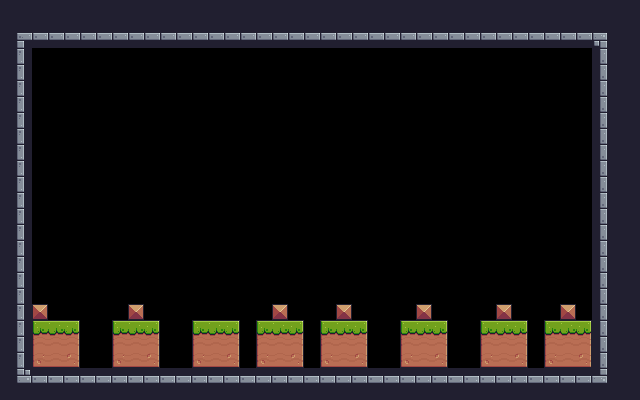

Rendered tile map (Tiled .tmx) drawn with the repository's tilesets; below, a short description and the full map source, tile grids included:
An orthogonal 40x25 tile map with 16x16 px tiles, 1 tile layer (Background) and 1 object (Player).

<map version="1.10" tiledversion="1.12.2" orientation="orthogonal" renderorder="right-down" width="40" height="25" tilewidth="16" tileheight="16" infinite="0" nextlayerid="3" nextobjectid="4">
 <tileset firstgid="1" source="Terrain (16x16).tsx" />
 <layer id="1" name="Background" width="40" height="25">
  <data encoding="csv">
24,24,24,24,24,24,24,24,24,24,24,24,24,24,24,24,24,24,24,24,24,24,24,24,24,24,24,24,24,24,24,24,24,24,24,24,24,24,24,24,
24,24,24,24,24,24,24,24,24,24,24,24,24,24,24,24,24,24,24,24,24,24,24,24,24,24,24,24,24,24,24,24,24,24,24,24,24,24,24,24,
24,1,2,2,2,2,2,2,2,2,2,2,2,2,2,2,2,2,2,2,2,2,2,2,2,2,2,2,2,2,2,2,2,2,2,2,2,3,24,24,
24,23,0,0,0,0,0,0,0,0,0,0,0,0,0,0,0,0,0,0,0,0,0,0,0,0,0,0,0,0,0,0,0,0,0,0,0,25,24,24,
24,23,0,0,0,0,0,0,0,0,0,0,0,0,0,0,0,0,0,0,0,0,0,0,0,0,0,0,0,0,0,0,0,0,0,0,0,25,24,24,
24,23,0,0,0,0,0,0,0,0,0,0,0,0,0,0,0,0,0,0,0,0,0,0,0,0,0,0,0,0,0,0,0,0,0,0,0,25,24,24,
24,23,0,0,0,0,0,0,0,0,0,0,0,0,0,0,0,0,0,0,0,0,0,0,0,0,0,0,0,0,0,0,0,0,0,0,0,25,24,24,
24,23,0,0,0,0,0,0,0,0,0,0,0,0,0,0,0,0,0,0,0,0,0,0,0,0,0,0,0,0,0,0,0,0,0,0,0,25,24,24,
24,23,0,0,0,0,0,0,0,0,0,0,0,0,0,0,0,0,0,0,0,0,0,0,0,0,0,0,0,0,0,0,0,0,0,0,0,25,24,24,
24,23,0,0,0,0,0,0,0,0,0,0,0,0,0,0,0,0,0,0,0,0,0,0,0,0,0,0,0,0,0,0,0,0,0,0,0,25,24,24,
24,23,0,0,0,0,0,0,0,0,0,0,0,0,0,0,0,0,0,0,0,0,0,0,0,0,0,0,0,0,0,0,0,0,0,0,0,25,24,24,
24,23,0,0,0,0,0,0,0,0,0,0,0,0,0,0,0,0,0,0,0,0,0,0,0,0,0,0,0,0,0,0,0,0,0,0,0,25,24,24,
24,23,0,0,0,0,0,0,0,0,0,0,0,0,0,0,0,0,0,0,0,0,0,0,0,0,0,0,0,0,0,0,0,0,0,0,0,25,24,24,
24,23,0,0,0,0,0,0,0,0,0,0,0,0,0,0,0,0,0,0,0,0,0,0,0,0,0,0,0,0,0,0,0,0,0,0,0,25,24,24,
24,23,0,0,0,0,0,0,0,0,0,0,0,0,0,0,0,0,0,0,0,0,0,0,0,0,0,0,0,0,0,0,0,0,0,0,0,25,24,24,
24,23,0,0,0,0,0,0,0,0,0,0,0,0,0,0,0,0,0,0,0,0,0,0,0,0,0,0,0,0,0,0,0,0,0,0,0,25,24,24,
24,23,0,0,0,0,0,0,0,0,0,0,0,0,0,0,0,0,0,0,0,0,0,0,84,0,0,0,0,0,0,0,0,0,0,0,0,25,24,24,
24,23,0,0,0,0,0,0,0,0,0,0,0,0,0,0,0,0,0,0,0,0,0,0,0,0,0,0,0,0,0,0,0,0,0,0,0,25,24,24,
24,23,0,0,0,0,0,0,0,0,0,0,0,0,0,0,0,0,0,0,0,0,0,0,0,0,0,0,0,0,0,0,0,0,0,0,0,25,24,24,
24,23,35,0,0,0,0,0,35,0,0,0,0,0,0,0,0,35,0,0,0,35,0,0,0,0,35,0,0,0,0,35,0,0,0,35,0,25,24,24,
24,23,7,8,9,0,0,7,8,9,0,0,7,8,9,0,7,8,9,0,7,8,9,0,0,7,8,9,0,0,7,8,9,0,7,8,9,25,24,24,
24,23,29,30,31,0,0,29,30,31,0,0,29,30,31,0,29,30,31,0,29,30,31,0,0,29,30,31,0,0,29,30,31,0,29,30,31,25,24,24,
24,23,51,52,53,0,0,51,52,53,0,0,51,52,53,0,51,52,53,0,51,52,53,0,0,51,52,53,0,0,51,52,53,0,51,52,53,25,24,24,
24,45,46,46,46,46,46,46,46,46,46,46,46,46,46,46,46,46,46,46,46,46,46,46,46,46,46,46,46,46,46,46,46,46,46,46,46,47,24,24,
24,24,24,24,24,24,24,24,24,24,24,24,24,24,24,24,24,24,24,24,24,24,24,24,24,24,24,24,24,24,24,24,24,24,24,24,24,24,24,24
</data>
 </layer>
 <objectgroup id="2" name="Spawnpoints" locked="1">
  <object id="3" name="Player" type="Player" x="542" y="259" width="33.6667" height="42.6667" />
 </objectgroup>
</map>
